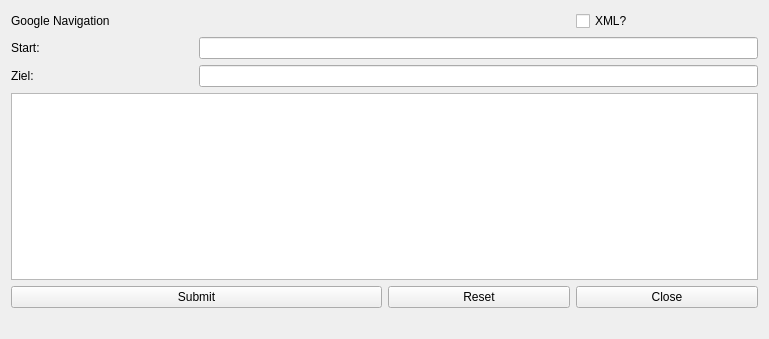
<?xml version="1.0" encoding="UTF-8"?>
<ui version="4.0">
 <class>Form</class>
 <widget class="QWidget" name="Form">
  <property name="geometry">
   <rect>
    <x>0</x>
    <y>0</y>
    <width>769</width>
    <height>339</height>
   </rect>
  </property>
  <property name="windowTitle">
   <string>Form</string>
  </property>
  <layout class="QGridLayout" name="gridLayout">
   <item row="5" column="0">
    <widget class="QLabel" name="output_ok">
     <property name="text">
      <string/>
     </property>
    </widget>
   </item>
   <item row="4" column="0" colspan="2">
    <widget class="QPushButton" name="button_submit">
     <property name="text">
      <string>Submit</string>
     </property>
    </widget>
   </item>
   <item row="4" column="2">
    <widget class="QPushButton" name="button_reset">
     <property name="text">
      <string>Reset</string>
     </property>
    </widget>
   </item>
   <item row="2" column="0">
    <widget class="QLabel" name="label_3">
     <property name="text">
      <string>Ziel:</string>
     </property>
    </widget>
   </item>
   <item row="1" column="0">
    <widget class="QLabel" name="label_2">
     <property name="text">
      <string>Start:</string>
     </property>
    </widget>
   </item>
   <item row="2" column="1" colspan="3">
    <widget class="QLineEdit" name="input_ziel"/>
   </item>
   <item row="0" column="0" colspan="2">
    <widget class="QLabel" name="label">
     <property name="text">
      <string>Google Navigation</string>
     </property>
    </widget>
   </item>
   <item row="4" column="3">
    <widget class="QPushButton" name="button_close">
     <property name="text">
      <string>Close</string>
     </property>
    </widget>
   </item>
   <item row="1" column="1" colspan="3">
    <widget class="QLineEdit" name="input_start"/>
   </item>
   <item row="3" column="0" colspan="4">
    <widget class="QTextBrowser" name="output"/>
   </item>
   <item row="0" column="3">
    <widget class="QCheckBox" name="mode">
     <property name="text">
      <string>XML?</string>
     </property>
    </widget>
   </item>
  </layout>
 </widget>
 <resources/>
 <connections>
  <connection>
   <sender>button_close</sender>
   <signal>clicked()</signal>
   <receiver>Form</receiver>
   <slot>close()</slot>
   <hints>
    <hint type="sourcelabel">
     <x>668</x>
     <y>299</y>
    </hint>
    <hint type="destinationlabel">
     <x>384</x>
     <y>169</y>
    </hint>
   </hints>
  </connection>
 </connections>
</ui>
